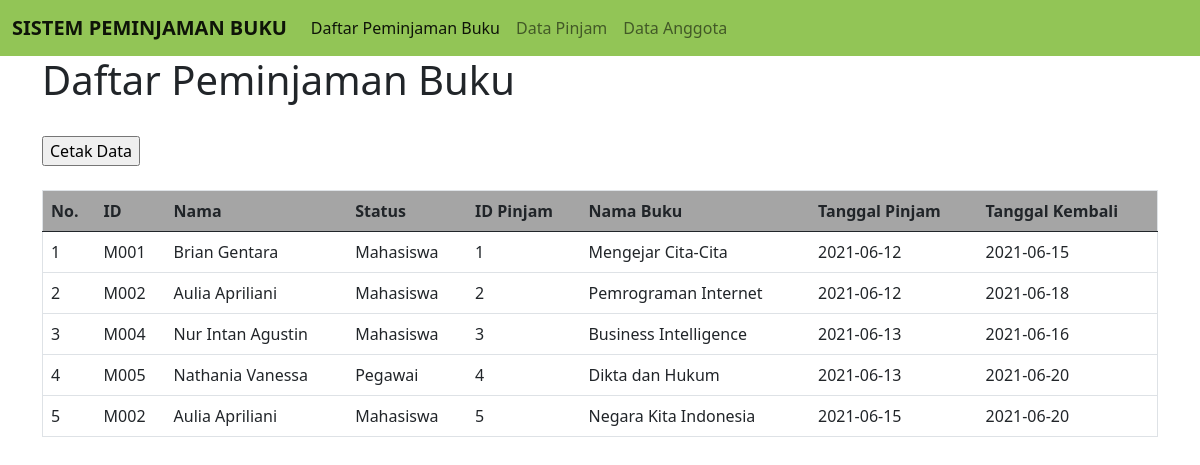
The page / on the database its author committed.
### tables this page shows
CREATE TABLE `tbl_pinjam` (
  `id_pinjam` int(10) NOT NULL,
  `id_anggota` varchar(10) NOT NULL,
  `nama_buku` varchar(40) NOT NULL,
  `tgl_pinjam` date NOT NULL,
  `tgl_kembali` date NOT NULL
);

CREATE TABLE `tbl_anggota` (
  `id_anggota` varchar(10) NOT NULL,
  `nama` varchar(50) NOT NULL,
  `status` varchar(30) NOT NULL,
  `alamat` varchar(80) NOT NULL
);

### connection.php (called while the page is built)
<?php
class Connection
{
    public function get_connection()
    {
        $host = "localhost";
        $database = "perpustakaan";
        $username = "root";
        $password = "";
        $connect = new mysqli($host, $username, $password, $database);
        return $connect;
    }
}
?>

### model.php (called while the page is built, shortened)
<?php
include 'connection.php';
class Model extends Connection
{
    public function __construct()
    {
        $this->conn = $this->get_connection();
    }
    public function tampil_data()
    {
        $sql = "SELECT tbl_pinjam.*, nama, status FROM tbl_pinjam INNER JOIN tbl_anggota ON tbl_pinjam.id_anggota = tbl_anggota.id_anggota";
        $bind = $this->conn->query($sql);
        while ($obj = $bind->fetch_object()) {
            $baris[] = $obj;
        }
        if (!empty($baris)) {
            return $baris;
        }
    }
}

### index.php (the view, shortened to what this page needs)
<?php
include 'model.php';
$model = new Model();
$index = 1;
?>
<!doctype html>
<html lang="en">
<head>
    <link href="https://cdn.jsdelivr.net/npm/bootstrap@5.0.0-beta3/dist/css/bootstrap.min.css" rel="stylesheet">
</head>
<body>
<nav class="navbar navbar-expand-lg navbar-light" style="background-color: #92c556;">
  <div class="container-fluid">
    <a class="navbar-brand" href="#"><b>SISTEM PEMINJAMAN BUKU</b></a>
    <div class="collapse navbar-collapse" id="navbarNav">
      <ul class="navbar-nav">
        <li class="nav-item">
          <a class="nav-link active" aria-current="page" href="index.php">Daftar Peminjaman Buku</a>
        </li>
        <li class="nav-item">
          <a class="nav-link" href="pinjam.php">Data Pinjam</a>
        </li>
        <li class="nav-item">
          <a class="nav-link" href="anggota.php">Data Anggota</a>
        </li>
      </ul>
    </div>
  </div>
</nav>
<div class="container">
        <h1>Daftar Peminjaman Buku</h1>
        <br>
        <a href="print.php" target="_blank"><input type="button" value="Cetak Data"/></a>
        <br>
        <br>
        <table class="table table-hover" border="1">
            <thead style="background-color: #a5a5a5;">
                <tr>
                    <th scop="col">No.</th>
                    <th scop="col">ID </th>
                    <th scop="col">Nama</th>
                    <th scop="col">Status</th>
                    <th scop="col">ID Pinjam</th>
                    <th scop="col">Nama Buku</th>
                    <th scop="col">Tanggal Pinjam</th>
                    <th scop="col">Tanggal Kembali</th>
                </tr>
            </thead>
            <tbody>
                <?php
                $result = $model->tampil_data();
                if (!empty($result)) {
                    foreach ($result as $data) : ?>
                        <tr>
                            <td><?= $index++ ?></td>
                            <td><?= $data->id_anggota ?></td>
                            <td><?= $data->nama ?></td>
                            <td><?= $data->status ?></td>
                            <td><?= $data->id_pinjam ?></td>
                            <td><?= $data->nama_buku ?></td>
                            <td><?= $data->tgl_pinjam ?></td>
                            <td><?= $data->tgl_kembali ?></td>
                        </tr>
                    <?php endforeach;
                } else { ?>
                <tr>
                    <td colspan="9">Belum ada data pada tabel peminjaman buku.</td>
                </tr>
                <?php } ?>
            </tbody>
        </table>
    </div>
</body>
</html>

### rows shown on the page
tbl_pinjam: id_anggota "M001", id_anggota.nama "Brian Gentara", id_anggota.status "Mahasiswa", id_pinjam "1", nama_buku "Mengejar Cita-Cita", tgl_pinjam "2021-06-12", tgl_kembali "2021-06-15"
tbl_pinjam: id_anggota "M002", id_anggota.nama "Aulia Apriliani", id_anggota.status "Mahasiswa", id_pinjam "2", nama_buku "Pemrograman Internet", tgl_pinjam "2021-06-12", tgl_kembali "2021-06-18"
tbl_pinjam: id_anggota "M004", id_anggota.nama "Nur Intan Agustin", id_anggota.status "Mahasiswa", id_pinjam "3", nama_buku "Business Intelligence", tgl_pinjam "2021-06-13", tgl_kembali "2021-06-16"
tbl_pinjam: id_anggota "M005", id_anggota.nama "Nathania Vanessa", id_anggota.status "Pegawai", id_pinjam "4", nama_buku "Dikta dan Hukum", tgl_pinjam "2021-06-13", tgl_kembali "2021-06-20"
tbl_pinjam: id_anggota "M002", id_anggota.nama "Aulia Apriliani", id_anggota.status "Mahasiswa", id_pinjam "5", nama_buku "Negara Kita Indonesia", tgl_pinjam "2021-06-15", tgl_kembali "2021-06-20"
